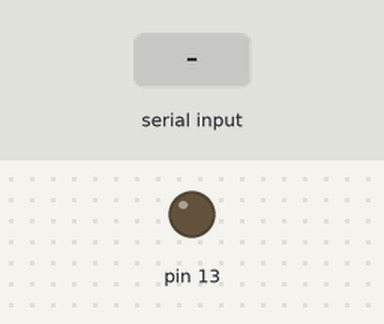
Bench run of a sketch on a simulated Arduino Mega 2560, built with avr-gcc and run on an emulated ATmega2560. Shown: output pins drawn as LEDs (lit = HIGH). The test bench sets the inputs (shaded band). The modem accepts every AT command (registered, SIM ready, sends succeed) and sends nothing else.

Above: at 7.7 s.
7.8 s: "A" received over the second serial link
At 8.7 s:
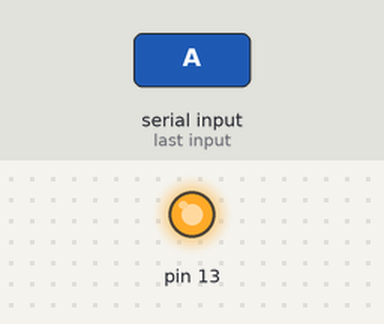
9.3 s: "B" received over the second serial link
At 9.9 s:
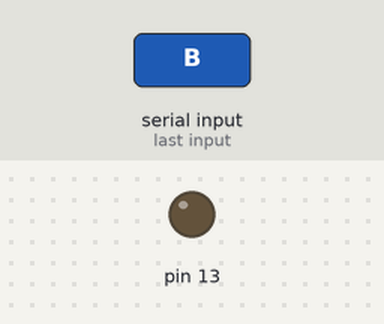
10.8 s: "a" received over the second serial link
At 12.2 s:
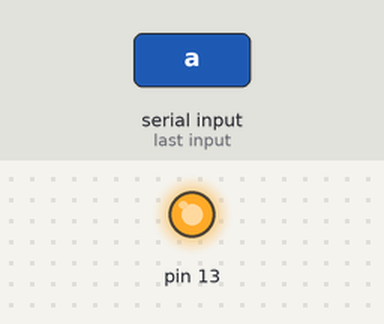
Timing chart, 0 to 13.8 s (numbered marks = the images above; inputs shaded):
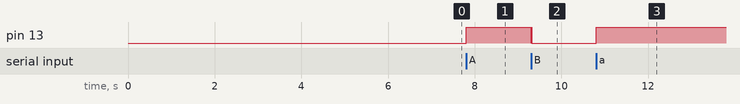

The sketch:

nodedddd.ino
```cpp
void setup() {   Serial3.begin(115200);   pinMode(13,OUTPUT);   delay(500);   Serial3.println("AT+CIPMUX=1");   delay(2000);   Serial3.println("AT+CIPSERVER=1,5000");   delay(2000);   Serial3.println("AT+CIPSTO=3600");   delay(2000);
} void loop() {   while(Serial3.available())   {     char Rdata;     Rdata=Serial3.read();     if(Rdata=='A'|Rdata=='a')     {       digitalWrite(13,HIGH);       delay(50);     }     else if(Rdata=='B'|Rdata=='b')     {       digitalWrite(13,LOW);       delay(10);       digitalWrite(13,HIGH);       delay(10);       digitalWrite(13,LOW);     }     else     {       digitalWrite(13,LOW);     }   } }
```

Measured:
- after the input at 7.8 s, pin 13: LOW → HIGH at once
- after the input at 9.3 s, pin 13: HIGH → LOW at once, → HIGH 0.01 s later, → LOW 0.01 s later
- after the input at 10.8 s, pin 13: LOW → HIGH at once
